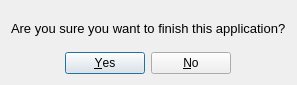
<?xml version="1.0" encoding="UTF-8"?>
<ui version="4.0">
 <class>DialQuit</class>
 <widget class="QDialog" name="DialQuit">
  <property name="geometry">
   <rect>
    <x>0</x>
    <y>0</y>
    <width>294</width>
    <height>85</height>
   </rect>
  </property>
  <property name="contextMenuPolicy">
   <enum>Qt::NoContextMenu</enum>
  </property>
  <property name="windowTitle">
   <string>Quit?</string>
  </property>
  <layout class="QVBoxLayout" name="verticalLayout">
   <item alignment="Qt::AlignHCenter">
    <widget class="QLabel" name="label">
     <property name="font">
      <font>
       <pointsize>10</pointsize>
       <weight>50</weight>
       <italic>false</italic>
       <bold>false</bold>
      </font>
     </property>
     <property name="text">
      <string>Are you sure you want to finish this application?</string>
     </property>
    </widget>
   </item>
   <item alignment="Qt::AlignHCenter">
    <widget class="QDialogButtonBox" name="buttonBox">
     <property name="orientation">
      <enum>Qt::Horizontal</enum>
     </property>
     <property name="standardButtons">
      <set>QDialogButtonBox::No|QDialogButtonBox::Yes</set>
     </property>
    </widget>
   </item>
  </layout>
 </widget>
 <resources/>
 <connections>
  <connection>
   <sender>buttonBox</sender>
   <signal>accepted()</signal>
   <receiver>DialQuit</receiver>
   <slot>accept()</slot>
   <hints>
    <hint type="sourcelabel">
     <x>248</x>
     <y>254</y>
    </hint>
    <hint type="destinationlabel">
     <x>157</x>
     <y>274</y>
    </hint>
   </hints>
  </connection>
  <connection>
   <sender>buttonBox</sender>
   <signal>rejected()</signal>
   <receiver>DialQuit</receiver>
   <slot>reject()</slot>
   <hints>
    <hint type="sourcelabel">
     <x>316</x>
     <y>260</y>
    </hint>
    <hint type="destinationlabel">
     <x>286</x>
     <y>274</y>
    </hint>
   </hints>
  </connection>
 </connections>
</ui>
